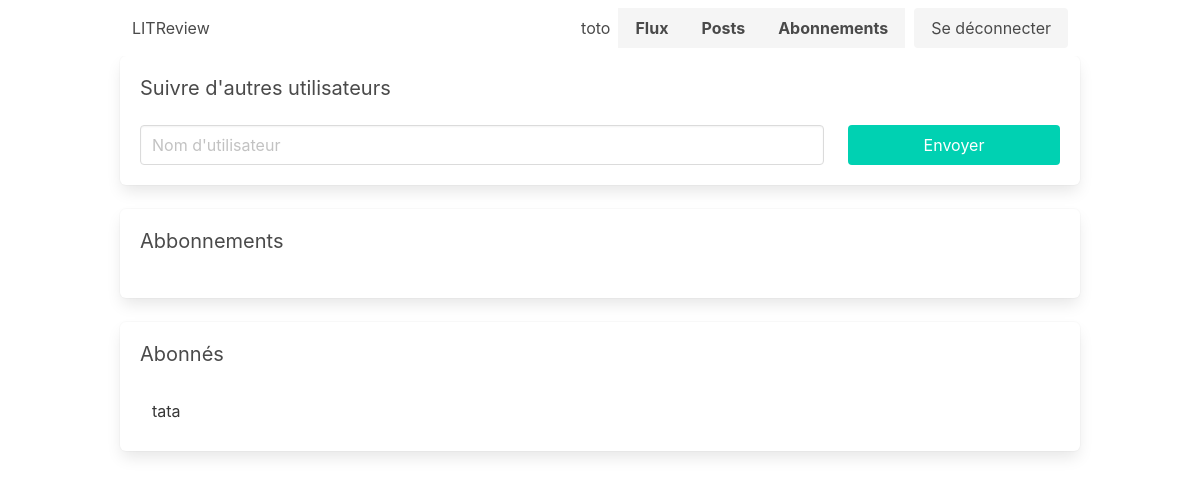
The app's page /blog/subscriptions/ (signed in), older data.
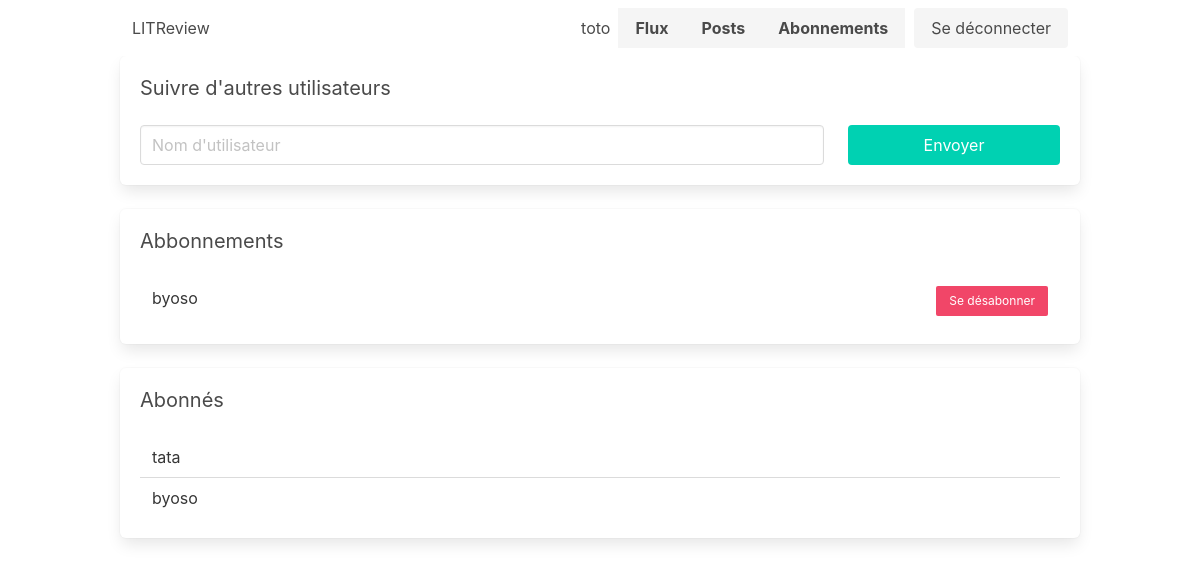
The same page, newer data.
### authentication/models.py (models this page shows, shortened)
class User(AbstractUser):
    def get_reviews(self):
        reviews = Review.objects.filter(user=self)
        return reviews

### blog/models.py (models this page shows, shortened)
class UserFollows(models.Model):
    user = models.ForeignKey(
        settings.AUTH_USER_MODEL,
        on_delete=models.CASCADE,
        related_name="following")
    followed_user = models.ForeignKey(
        settings.AUTH_USER_MODEL,
        on_delete=models.CASCADE,
        related_name="followed_by")
    class Meta:
        unique_together = ('user', 'followed_user')

### blog/views.py (the view, shortened to what this page needs)
# urls.py: path('subscriptions/', views.subscriptions, name='subscriptions'),
@login_required
def subscriptions(request):
    followings = UserFollows.objects.filter(user=request.user)
    followers = UserFollows.objects.filter(followed_user=request.user)
    form = SearchForm()
    context = {
        'followings': followings,
        'followers': followers,
        'form': form,
    }
    return render(request, 'blog/subscriptions.html', context)

### blog/forms.py
class SearchForm(forms.Form):
    entry = forms.CharField(
        max_length=150,
        widget=forms.TextInput(
            attrs={
                "class": "input",
                "placeholder": "Nom d'utilisateur",
                },
            ),
        )

### blog/templates/blog/subscriptions.html (shortened to what this page needs)
{% extends '_base.html' %}
{% block content %}
<div class="box">
    <h1 class="subtitle">Suivre d'autres utilisateurs</h1>
    <form action="" method="post">
        <div class="columns">
            <div class="column is-three-quarters">
                {{ form.entry }}
            </div>
            <div class="column">
                <button class="button is-primary is-fullwidth">Envoyer</button>
            </div>
        </div>
    </form>
</div>
<div class="box">
    <h1 class="subtitle">Abbonnements</h1>
    <table class="table is-fullwidth">
        <tbody>
                {% for following in followings %}
                <tr>
                    <td>{{ following.followed_user }}</td>
                    <td><a href="{% url 'unfollow' following.followed_user.id %}" class="button is-danger is-small is-pulled-right">Se désabonner</a></td>
                </tr>
                {% endfor %}
        </tbody>
    </table>
</div>
<div class="box">
    <h1 class="subtitle">Abonnés</h1>
    <table class="table is-fullwidth">
        <tbody>
            {% for follower in followers %}
            <tr>
                <td>{{ follower.user }}</td>
            </tr>
            {% endfor %}
        </tbody>
    </table>
</div>
{% endblock content %}

### templates/_base.html (shortened to what this page needs)
{% load static %}
<!DOCTYPE html>
<html lang="en">
<head>
    <link rel="stylesheet" href="{% static '/css/style.css' %}">
</head>
<body>
    <div class="container">
        {% include '__nav.html' %}
        {% block content %}
        {% endblock content %}
    </div>
</body>

### templates/__nav.html
<nav class="navbar" role="navigation" aria-label="main navigation">
    <a class="navbar-item" href="{% url 'home' %}" class="title">
        LITReview
    </a>
    <div class="navbar-end">
        <div class="navbar-item">
        {% if not user.is_authenticated %}
            <div class="buttons">
                <a class="button is-primary" href="{% url 'signup_page' %}">
                <strong>S'inscrire</strong>
                </a>
                <a class="button is-light" href="{% url 'login_page' %}">
                Connexion
                </a>
            </div>
        {% else %}
            <div class="field has-addons">
                <p class="control m-2">
                    <span>{{user}}</span>
                </p>
                <p class="control">
                    <a class="button is-light" href="{% url 'flux' %}">
                        <strong>Flux</strong></a>
                </p>
                <p class="control">
                    <a class="button is-light" href="">
                        <strong>Posts</strong></a>
                </p>
                <p class="control">
                    <a class="button is-light" href="{% url 'subscriptions' %}">
                        <strong>Abonnements</strong></a>
                </p>
                <div style="width: 10px;"></div>
                <a class="button is-light" href="{% url 'logout_page' %}">
                    Se déconnecter
                </a>
            </div>
        {% endif %}
        </div>
    </div>
</nav>

Row changes from the older to the newer data that the page shows:
added UserFollows: followed_user "byoso", shown under "Abbonnements"
added UserFollows: user "byoso", shown under "Abonnés"
